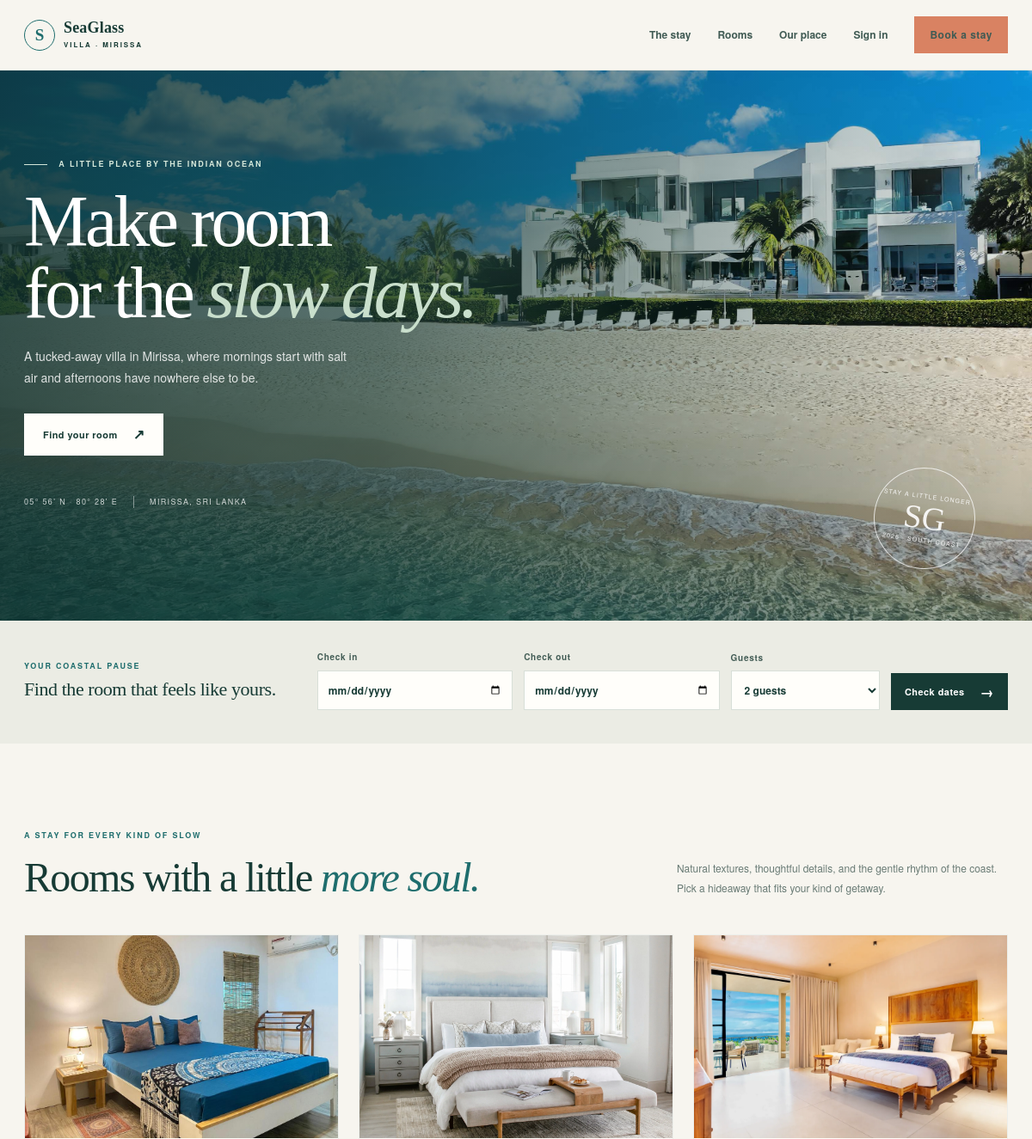
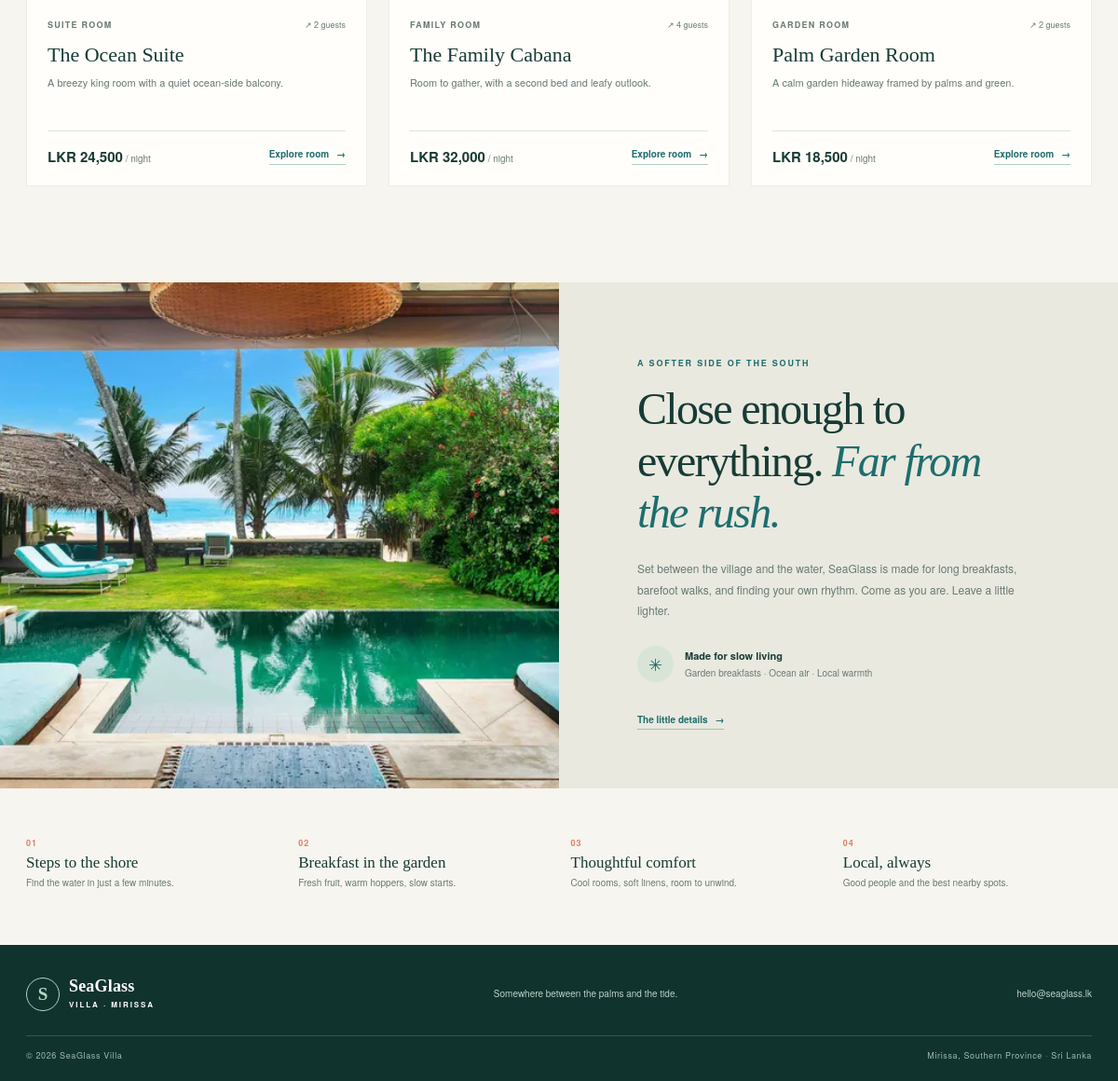
The page / on the database its author committed (2 pictures, top to bottom).
### tables this page shows
CREATE TABLE IF NOT EXISTS rooms (
  room_id INT UNSIGNED NOT NULL AUTO_INCREMENT,
  room_name VARCHAR(100) NOT NULL,
  room_type ENUM('suite', 'family', 'garden') NOT NULL,
  short_description VARCHAR(220) NOT NULL,
  description TEXT NOT NULL,
  price_per_night DECIMAL(10,2) NOT NULL,
  max_guests TINYINT UNSIGNED NOT NULL DEFAULT 2,
  bed_summary VARCHAR(120) NOT NULL DEFAULT 'Queen bed',
  room_status ENUM('active', 'inactive') NOT NULL DEFAULT 'active',
  featured TINYINT(1) NOT NULL DEFAULT 0,
  created_at TIMESTAMP NOT NULL DEFAULT CURRENT_TIMESTAMP,
  PRIMARY KEY (room_id),
  UNIQUE KEY uq_rooms_name (room_name),
  KEY idx_rooms_status_capacity (room_status, max_guests)
);

### includes/functions.php (called while the page is built, shortened)
<?php
function e(?string $value): string
{
    return htmlspecialchars($value ?? '', ENT_QUOTES | ENT_SUBSTITUTE, 'UTF-8');
}
function money(float|int|string $amount): string
{
    return 'LKR ' . number_format((float) $amount, 0);
}
function current_user(): ?array
{
    return $_SESSION['user'] ?? null;
}
function room_image(string $roomType): string
{
    $map = ['suite' => 'room1.jpg', 'family' => 'room2.webp', 'garden' => 'room3.webp'];
    return 'assets/images/' . ($map[strtolower($roomType)] ?? 'room-suite.svg');
}

### index.php (the view, shortened to what this page needs)
<?php
require_once __DIR__ . '/config.php';
$checkIn = trim($_GET['check_in'] ?? '');
$checkOut = trim($_GET['check_out'] ?? '');
$guestCount = max(1, min(8, (int) ($_GET['guests'] ?? 2)));
$sql = 'SELECT r.* FROM rooms r WHERE r.room_status = "active" AND r.max_guests >= :guests';
$params = [':guests' => $guestCount];
$sql .= ' ORDER BY r.featured DESC, r.price_per_night ASC';
$statement = $pdo->prepare($sql);
$statement->execute($params);
$rooms = $statement->fetchAll();
require __DIR__ . '/includes/header.php';
?>
<section class="hero">
    <div class="hero-content wrap">
        <p class="eyebrow eyebrow-light"><span class="eyebrow-line"></span> A little place by the Indian Ocean</p>
        <h1>Make room<br>for the <em>slow days.</em></h1>
        <p class="hero-copy">A tucked-away villa in Mirissa, where mornings start with salt air and afternoons have nowhere else to be.</p>
        <a class="button button-light" href="#availability">Find your room <span aria-hidden="true">↗</span></a>
        <div class="hero-note"><span>05° 56' N · 80° 28' E</span><span>Mirissa, Sri Lanka</span></div>
    </div>
    <div class="hero-stamp" aria-hidden="true"><span>Stay a little longer</span><strong>SG</strong><small>2026 · SOUTH COAST</small></div>
</section>
<section class="booking-band" id="availability">
    <div class="wrap booking-band-inner">
        <div><p class="eyebrow">Your coastal pause</p><h2>Find the room that feels like yours.</h2></div>
        <form class="search-form" method="get" action="index.php">
            <label>Check in<input type="date" name="check_in" min="<?= date('Y-m-d') ?>" value="<?= e($checkIn) ?>" required></label>
            <label>Check out<input type="date" name="check_out" min="<?= date('Y-m-d', strtotime('+1 day')) ?>" value="<?= e($checkOut) ?>" required></label>
            <label>Guests<select name="guests"><?php for ($i = 1; $i <= 8; $i++): ?><option value="<?= $i ?>" <?= $i === $guestCount ? 'selected' : '' ?>><?= $i ?> guest<?= $i === 1 ? '' : 's' ?></option><?php endfor; ?></select></label>
            <button class="button button-dark" type="submit">Check dates <span aria-hidden="true">→</span></button>
        </form>
    </div>
</section>
<section class="section wrap" id="rooms">
    <div class="section-heading">
        <div><p class="eyebrow">A stay for every kind of slow</p><h2>Rooms with a little <em>more soul.</em></h2></div>
        <p>Natural textures, thoughtful details, and the gentle rhythm of the coast. Pick a hideaway that fits your kind of getaway.</p>
    </div>
    <?php if (!$rooms): ?>
        <div class="empty-state"><strong>No rooms match those dates yet.</strong><p>Try different dates or browse all rooms below.</p><a class="text-link" href="index.php#rooms">Browse all rooms →</a></div>
    <?php else: ?>
        <div class="room-grid">
            <?php foreach ($rooms as $room): ?>
                <article class="room-card">
                    <a class="room-photo" href="room.php?id=<?= (int) $room['room_id'] ?>"><img src="<?= e(room_image($room['room_type'])) ?>" alt="Illustration of the <?= e($room['room_name']) ?>"></a>
                    <div class="room-card-body">
                        <div class="room-card-top"><span class="room-kind"><?= e(ucfirst($room['room_type'])) ?> room</span><span class="room-capacity">↗ <?= (int) $room['max_guests'] ?> guests</span></div>
                        <h3><a href="room.php?id=<?= (int) $room['room_id'] ?>"><?= e($room['room_name']) ?></a></h3>
                        <p><?= e($room['short_description']) ?></p>
                        <div class="room-card-bottom"><span><strong><?= money($room['price_per_night']) ?></strong><small> / night</small></span><a class="text-link" href="room.php?id=<?= (int) $room['room_id'] ?><?= $checkIn && $checkOut ? '&check_in=' . urlencode($checkIn) . '&check_out=' . urlencode($checkOut) : '' ?>">Explore room <span aria-hidden="true">→</span></a></div>
                    </div>
                </article>
            <?php endforeach; ?>
        </div>
    <?php endif; ?>
</section>
<section class="story-section" id="story">
    <div class="story-art" role="img" aria-label="Stylized sea and palm leaves at the coast"></div>
    <div class="story-copy"><p class="eyebrow">A softer side of the south</p><h2>Close enough to everything. <em>Far from the rush.</em></h2><p>Set between the village and the water, SeaGlass is made for long breakfasts, barefoot walks, and finding your own rhythm. Come as you are. Leave a little lighter.</p><div class="story-detail"><span class="detail-icon">✳</span><span><strong>Made for slow living</strong><small>Garden breakfasts · Ocean air · Local warmth</small></span></div><a class="text-link" href="#stay">The little details <span aria-hidden="true">→</span></a></div>
</section>
<section class="amenities wrap" id="stay">
    <div class="amenity"><span>01</span><strong>Steps to the shore</strong><small>Find the water in just a few minutes.</small></div>
    <div class="amenity"><span>02</span><strong>Breakfast in the garden</strong><small>Fresh fruit, warm hoppers, slow starts.</small></div>
    <div class="amenity"><span>03</span><strong>Thoughtful comfort</strong><small>Cool rooms, soft linens, room to unwind.</small></div>
    <div class="amenity"><span>04</span><strong>Local, always</strong><small>Good people and the best nearby spots.</small></div>
</section>
<?php require __DIR__ . '/includes/footer.php'; ?>

### includes/header.php (shortened to what this page needs)
<?php
$user = current_user();
$isAdminArea = str_contains($_SERVER['SCRIPT_NAME'] ?? '', '/admin/');
$basePath = $isAdminArea ? '../' : '';
?>
<!doctype html>
<html lang="en">
<head>
    <link rel="stylesheet" href="<?= $basePath ?>assets/css/styles.css">
</head>
<body>
<header class="site-header">
    <div class="header-inner">
        <a class="brand" href="<?= $isAdminArea ? 'index.php' : 'index.php' ?>" aria-label="SeaGlass Villa home">
            <span class="brand-mark" aria-hidden="true">S</span>
            <span><strong>SeaGlass</strong><small>VILLA · MIRISSA</small></span>
        </a>
        <nav class="main-nav" id="main-nav" aria-label="Main navigation">
            <?php if ($isAdminArea): ?>
                <a href="index.php">Reservations</a>
                <a href="rooms.php">Rooms</a>
                <a href="../index.php">View villa</a>
                <form class="nav-form" action="../logout.php" method="post"><?= csrf_field() ?><button class="nav-link" type="submit">Sign out</button></form>
            <?php else: ?>
                <a href="index.php#stay">The stay</a>
                <a href="index.php#rooms">Rooms</a>
                <a href="index.php#story">Our place</a>
                <?php if ($user): ?>
                    <form class="nav-form" action="logout.php" method="post"><?= csrf_field() ?><button class="nav-link" type="submit">Sign out</button></form>
                <?php else: ?>
                    <a href="login.php">Sign in</a>
                    <a class="button button-small" href="register.php">Book a stay</a>
                <?php endif; ?>
            <?php endif; ?>
        </nav>
    </div>
</header>
<main>

### includes/footer.php
</main>
<footer class="site-footer">
    <div class="footer-top">
        <a class="brand brand-light" href="index.php"><span class="brand-mark" aria-hidden="true">S</span><span><strong>SeaGlass</strong><small>VILLA · MIRISSA</small></span></a>
        <p>Somewhere between the palms and the tide.</p>
        <a href="mailto:hello@seaglass.lk">hello@seaglass.lk</a>
    </div>
    <div class="footer-bottom"><span>© <?= date('Y') ?> SeaGlass Villa</span><span>Mirissa, Southern Province · Sri Lanka</span></div>
</footer>
</body>
</html>

### rows shown on the page
rooms: shows a picture, room_type "SUITE", max_guests "2", room_name "The Ocean Suite", short_description "A breezy king room with a quiet ocean-side balcony.", price_per_night "LKR 24,500"
rooms: shows a picture, room_type "FAMILY", max_guests "4", room_name "The Family Cabana", short_description "Room to gather, with a second bed and leafy outlook.", price_per_night "LKR 32,000"
rooms: shows a picture, room_type "GARDEN", max_guests "2", room_name "Palm Garden Room", short_description "A calm garden hideaway framed by palms and green.", price_per_night "LKR 18,500"

### other values the page prints
form field guests "2 guests"
